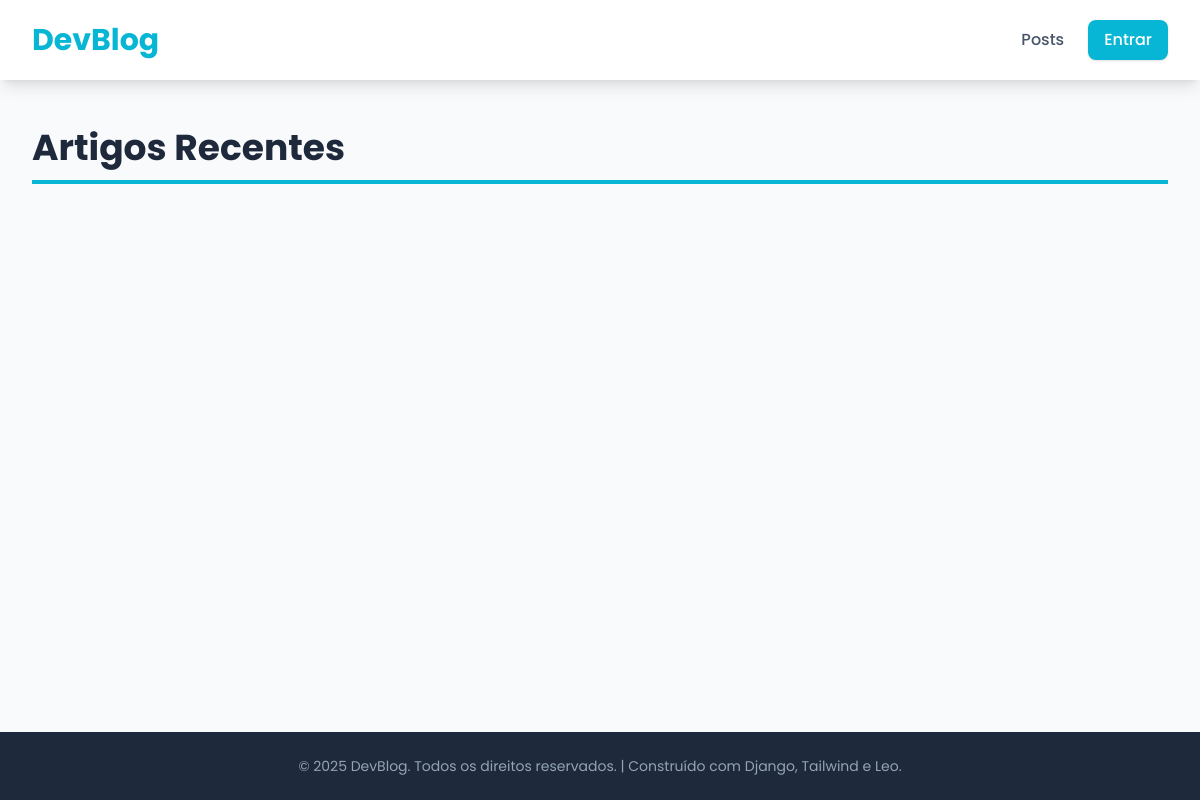
The page /blog/ on the database as committed earlier.
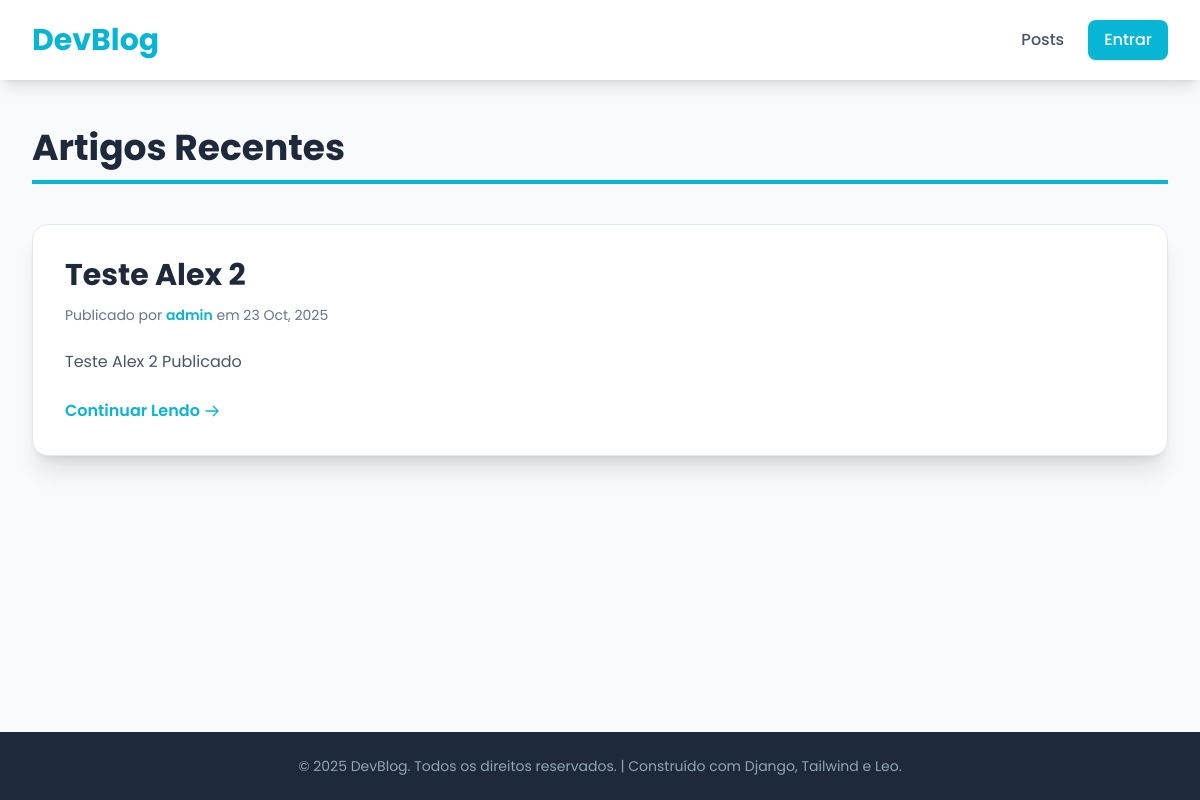
The same page on the database as committed later.
### posts/models.py (models this page shows, shortened)
class Post(models.Model):
    author = models.ForeignKey(User, on_delete=models.CASCADE, related_name='blog_posts')
    title = models.CharField(max_length=200, verbose_name='Título')
    content = models.TextField(verbose_name='Conteúdo')
    slug = models.SlugField(max_length=200, unique=True)
    created_at = models.DateTimeField(auto_now_add=True, verbose_name='Criado em')
    updated_at = models.DateTimeField(auto_now=True, verbose_name='Última atualização')
    STATUS_CHOICES = (
        ('draft', 'Rascunho'),
        ('published', 'Publicado'),
    )
    status = models.CharField(max_length=10, choices=STATUS_CHOICES, default='draft')
    class Meta:
        ordering = ['-created_at']

### posts/views.py (the view)
# urls.py: path('', PostListView.as_view(), name='post_list'),
class PostListView(ListView):
    model = Post
    template_name = 'posts/post_list.html'
    context_object_name = 'posts'
    paginate_by = 5
    def get_queryset(self):
        return Post.objects.filter(status='published').order_by('-created_at')

### posts/templates/posts/post_list.html (shortened to what this page needs)
{% extends 'base.html' %}
{% block content %}
    <h2 class="text-4xl font-bold text-slate-800 mb-10 border-b-4 border-primary pb-3">Artigos Recentes</h2>
    <div class="space-y-12">
        {% for post in posts %}
            <article class="post-summary p-8 bg-white shadow-xl rounded-2xl border border-slate-200 hover:shadow-2xl transition duration-500 transform hover:-translate-y-1">
                <h3 class="text-3xl font-bold mb-3">
                    <a href="{% url 'post_detail' slug=post.slug %}" class="text-slate-800 hover:text-primary transition duration-300">{{ post.title }}</a>
                </h3>
                <p class="meta text-sm text-slate-500 mb-6">
                    Publicado por <span class="font-semibold text-primary">{{ post.author }}</span> em {{ post.created_at|date:"d M, Y" }}
                </p>
                <p class="text-secondary mb-6 leading-relaxed">{{ post.content|truncatechars:250 }}</p>
                <a href="{% url 'post_detail' slug=post.slug %}" class="inline-flex items-center text-primary hover:text-cyan-700 font-semibold transition duration-150">
                    Continuar Lendo
                    <svg class="ml-1 w-4 h-4" fill="none" stroke="currentColor" viewBox="0 0 24 24" xmlns="http://www.w3.org/2000/svg"><path stroke-linecap="round" stroke-linejoin="round" stroke-width="2" d="M14 5l7 7m0 0l-7 7m7-7H3"></path></svg>
                </a>
            </article>
            {% endfor %}
    </div>
{% endblock content %}

Rows that differ between the two databases and show on the page:
added Post: title "Teste Alex 2", author "admin", created_at "23 Oct, 2025", content "Teste Alex 2 Publicado"
